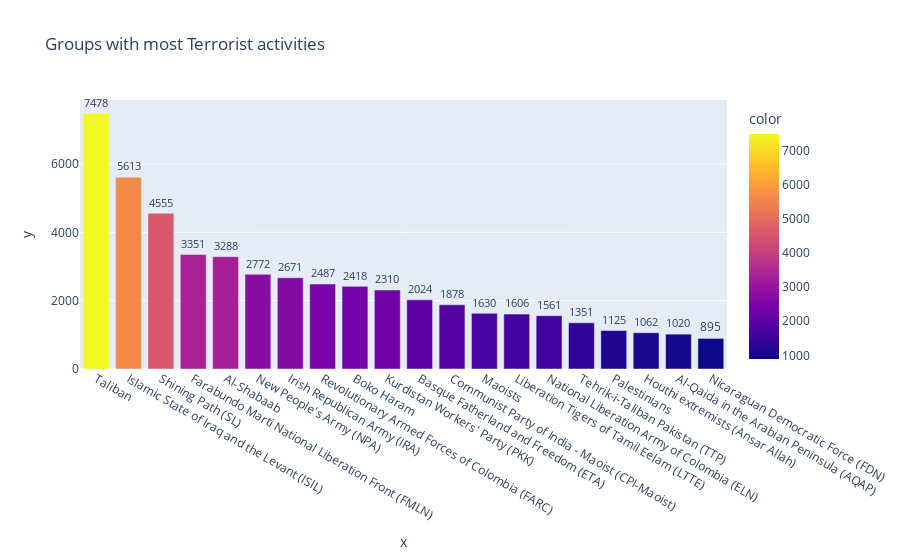

Notebook code cell kept with this figure:
### Code cell
# Visualization for getting the insights of 'Group' column
killed_wounded_group = terrorism_data['Group'].value_counts()[1:21]
group = terrorism_data['Group'].value_counts()[1:21]

fig = px.bar(terrorism_data,
             x=killed_wounded_group.index,
             y=killed_wounded_group.values,
             title="Groups with most Terrorist activities",
             color=killed_wounded_group,
             text=group)
fig.update_traces(textfont_size=12,
                  textangle=0,
                  textposition="outside",
                  cliponaxis=False)
fig.show()

### Figure 1 — Plotly figure (JSON) as saved in the notebook; plotly's stock layout.template omitted (floating-point values rounded to 4 significant figures)
{"data": [{"alignmentgroup": "True", "cliponaxis": false, "hovertemplate": "x=%{x}<br>y=%{y}<br>text=%{text}<br>color=%{marker.color}<extra></extra>", "legendgroup": "", "marker": {"color": [7478, 5613, 4555, 3351, 3288, 2772, 2671, 2487, 2418, 2310, 2024, 1878, 1630, 1606, 1561, 1351, 1125, 1062, 1020, 895], "coloraxis": "coloraxis", "pattern": {"shape": ""}}, "name": "", "offsetgroup": "", "orientation": "v", "showlegend": false, "text": ["7478", "5613", "4555", "3351", "3288", "2772", "2671", "2487", "2418", "2310", "2024", "1878", "1630", "1606", "1561", "1351", "1125", "1062", "1020", "895"], "textangle": 0, "textfont": {"size": 12}, "textposition": "outside", "type": "bar", "x": ["Taliban", "Islamic State of Iraq and the Levant (ISIL)", "Shining Path (SL)", "Farabundo Marti National Liberation Front (FMLN)", "Al-Shabaab", "New People's Army (NPA)", "Irish Republican Army (IRA)", "Revolutionary Armed Forces of Colombia (FARC)", "Boko Haram", "Kurdistan Workers' Party (PKK)", "Basque Fatherland and Freedom (ETA)", "Communist Party of India - Maoist (CPI-Maoist)", "Maoists", "Liberation Tigers of Tamil Eelam (LTTE)", "National Liberation Army of Colombia (ELN)", "Tehrik-i-Taliban Pakistan (TTP)", "Palestinians", "Houthi extremists (Ansar Allah)", "Al-Qaida in the Arabian Peninsula (AQAP)", "Nicaraguan Democratic Force (FDN)"], "xaxis": "x", "y": [7478, 5613, 4555, 3351, 3288, 2772, 2671, 2487, 2418, 2310, 2024, 1878, 1630, 1606, 1561, 1351, 1125, 1062, 1020, 895], "yaxis": "y"}], "layout": {"barmode": "relative", "coloraxis": {"colorbar": {"title": {"text": "color"}}, "colorscale": [[0, "#0d0887"], [0.1111, "#46039f"], [0.2222, "#7201a8"], [0.3333, "#9c179e"], [0.4444, "#bd3786"], [0.5556, "#d8576b"], [0.6667, "#ed7953"], [0.7778, "#fb9f3a"], [0.8889, "#fdca26"], [1, "#f0f921"]]}, "legend": {"tracegroupgap": 0}, "title": {"text": "Groups with most Terrorist activities"}, "xaxis": {"anchor": "y", "domain": [0, 1], "title": {"text": "x"}}, "yaxis": {"anchor": "x", "domain": [0, 1], "title": {"text": "y"}}}}
